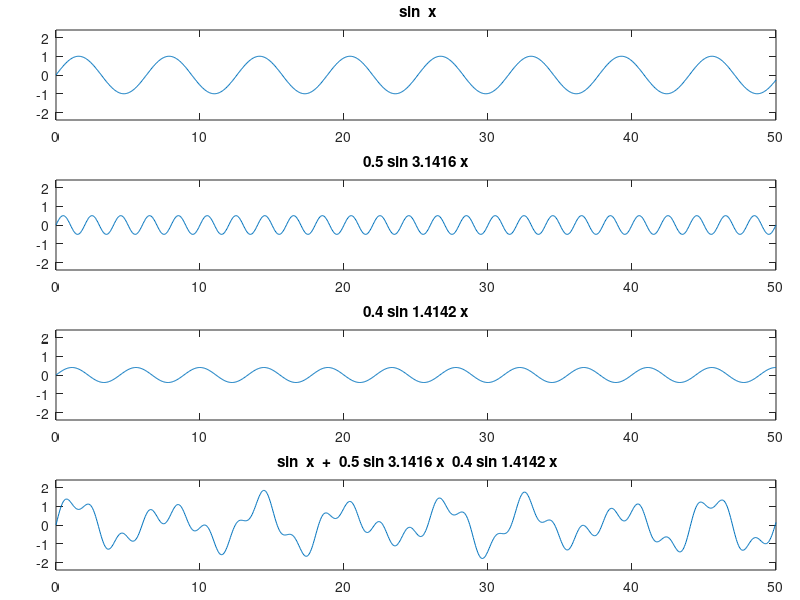

The MATLAB source for this figure:
function quasi3(a3,f3,a2,f2,a1,f1,b)
%
%  quasi3(a3,f3,a2,f2,a1,f1,b)
%
% Plots the quasi-periodic function
%   a1 sin(f1 * x)  + a2 sin(f2 * x)  + a3 sin(f3 * x)
%  from x = 0 to b
%
%  all arguments are optional
%
%   See also QUASI

n = 1000;

if nargin < 7,  b = 50; end 
if nargin < 6,  a1 = 1; f1 = 1; end 
if nargin < 4, a2 = .5; f2 = pi; end 
if nargin < 2,  a3 = .4; f3 = sqrt(2); end 

%f2 = 3/4; b = 100;

dy = a1 + a2 + a3 + .5;
axl = [0 b -dy dy];

if f1 == 1, s1 = ''; else s1 = num2str(f1); end
if f2 == 1, s2 = ''; else s2 = num2str(f2); end
if f3 == 1, s3 = ''; else s3 = num2str(f3); end
if a1 == 1, z1 = ''; else z1 = num2str(a1); end
if a2 == 1, z2 = ''; else z2 = num2str(a2); end
if a3 == 1, z3 = ''; else z3 = num2str(a3); end

x = linspace(0,b,n);

y1 = a1 * sin(f1*x);
y2 = a2 * sin(f2*x);
y3 = a3 * sin(f3*x);

z = y1 + y2 + y3;

subplot('position',[.07 .8 .9 .15]); 
	plot(x,y1); axis(axl); title([z1,' sin ',s1,' x'])
subplot('position',[.07 .55 .9 .15]); 
	plot(x,y2); axis(axl); title([z2,' sin ',s2,' x'])
subplot('position',[.07 .3 .9 .15]); 
	plot(x,y3); axis(axl); title([z3,' sin ',s3,' x'])
subplot('position',[.07 .05 .9 .15]); 
	plot(x,z); axis(axl);
	title([z1,' sin ',s1,' x  +  ',z2,' sin ',s2,' x  ',z3,' sin ',s3,' x'])
